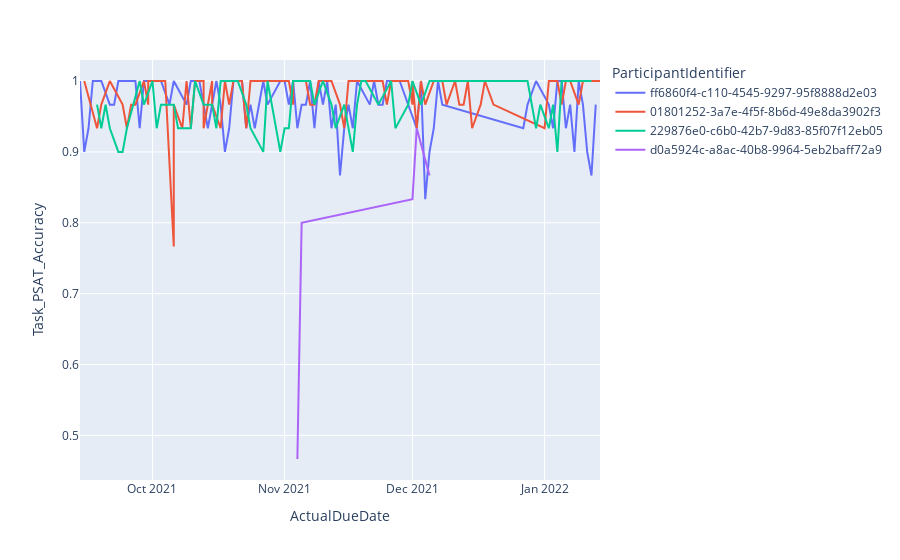

Write notebook code for a chart like this one.
### Code cell
fig = px.line(df, x="ActualDueDate", y="Task_PSAT_Accuracy", color='ParticipantIdentifier')
fig.show()
